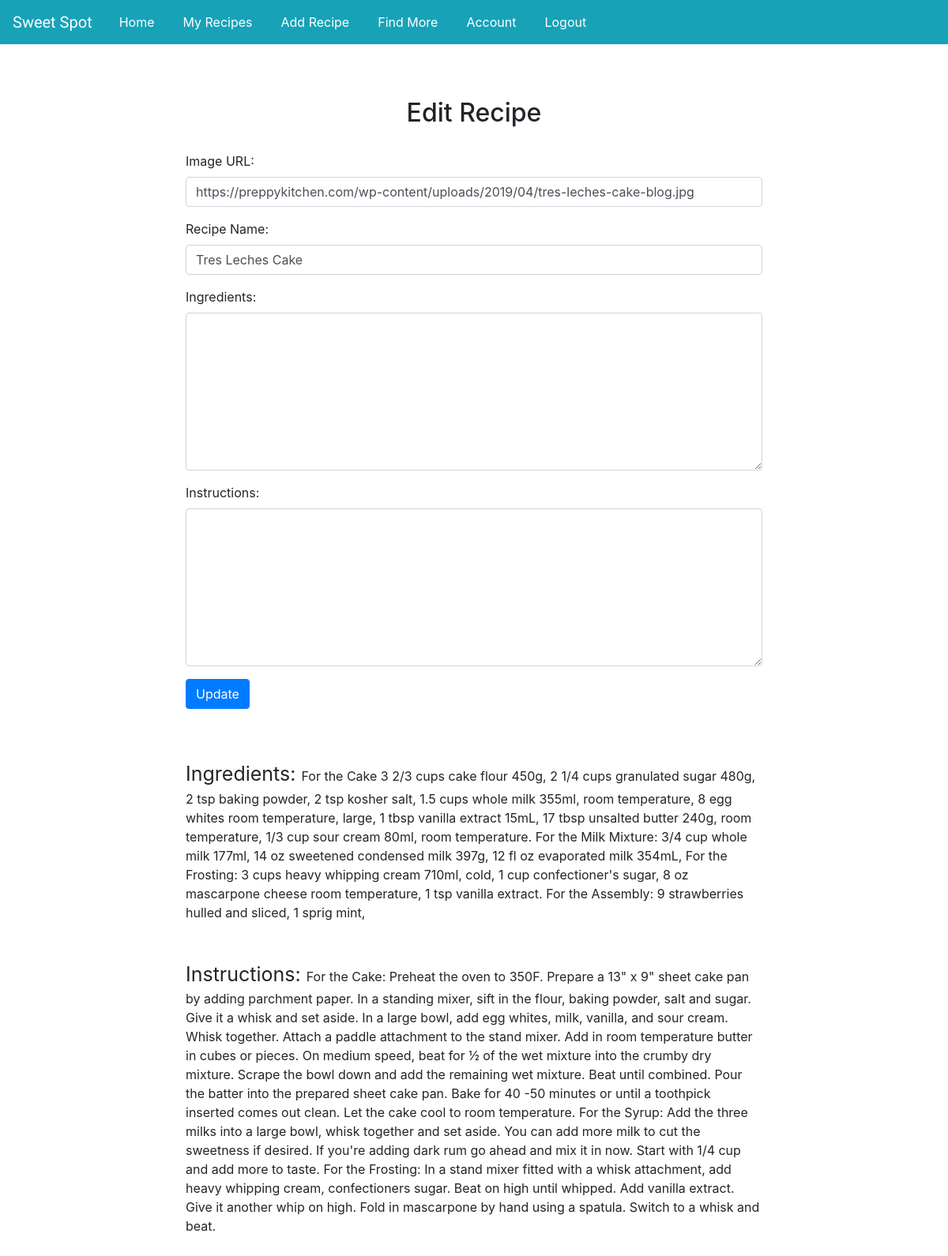
The app's page /recipe/19/edit (signed in) with its own data.
### sweet_spot_app/models.py (models this page shows)
class Recipe(models.Model):
    title = models.CharField(max_length=255)
    ingredients = models.TextField()
    instructions = models.TextField()
    recipe_img = models.TextField()
    poster = models.ForeignKey(User, related_name="user_recipes", on_delete=models.CASCADE)
    likes = models.ManyToManyField(User, related_name='liked_posts')
    created_at = models.DateTimeField(auto_now_add=True)
    updated_at = models.DateTimeField(auto_now=True)
    objects = RecipeManager()

### sweet_spot_app/views.py (the view)
# urls.py: path('recipe/<int:recipe_id>/edit', views.edit_recipe),
def edit_recipe(request, recipe_id):
    context = {
        'user_recipe': Recipe.objects.get(id=recipe_id),
        'user': User.objects.get(id=request.session['user_id'])
    }
    return render(request, 'edit_recipe.html', context)

### sweet_spot_app/templates/edit_recipe.html (shortened to what this page needs)
<!DOCTYPE html>
<html lang="en">
    {% include 'partials/head.html' %}
<body>
    {% include 'partials/navbar.html' %}
    <div class="container">
        <div class="row d-flex justify-content-center my-5">
            <div class="col-sm-12 col-md-8">
                <h2>Edit Recipe</h2>
                <form action="/recipe/{{user_recipe.id}}/update" method="POST">
                    <div class="form-group">
                        <label for="recipe_img">Image URL:</label>
                        <input type="recipe_img" class="form-control" name="recipe_img" placeholder="Image URL" value="{{user_recipe.recipe_img}}">
                    </div>
                    <div class="form-group">
                        <label for="title">Recipe Name:</label>
                        <input class="form-control" type="text" name="title" value="{{user_recipe.title}}">
                    </div>
                    <div class="form-group">
                        <label for="ingredients">Ingredients:</label>
                        <textarea class="form-control" type="text" name="ingredients" value="{{user_recipe.title}}"></textarea>
                    </div>
                    <div class="form-group">
                        <label for="instructions">Instructions:</label>
                        <textarea class="form-control" type="text" name="instructions" value="{{user_recipe.instructions}}"></textarea>
                    </div>
                    <button type="submit" class="btn btn-primary">Update</button>
                </form>
            </div>
        </div>
        <div class="row d-flex justify-content center">
            <div class="recipe-name col-sm-12 col-md-8 my-3 mx-auto">
                <p><span class="recipe-labels">Ingredients: </span>{{user_recipe.ingredients}}</p>
            </div>
            <div class="recipe-name col-sm-12 col-md-8 my-3 mx-auto">
                <p><span class="recipe-labels">Instructions: </span>{{user_recipe.instructions}}</p>
            </div>
        </div>
    </div>
</body>
</html>

### sweet_spot_app/static/styles.css (style rules this page uses)
* { margin: 0px; padding: 0px; }
h2 { text-align: center; margin-bottom: 30px; margin-top: 20px; }
.recipe-labels { font-size: 25px; }
textarea { height: 200px; }

### records on screen
Recipe: recipe_img "https://preppykitchen.com/wp-content/uploads/2019/04/tres-leches-cake-blog.jpg", title "Tres Leches Cake", ingredients "For the Cake 3 2/3 cups cake flour 450g, 2 1/4 cups granulated sugar 480g, 2 tsp baking powder, 2 tsp kosher salt, 1.5 cups whole milk 355ml, room temperature, 8 egg whites room temperature, large, 1 tbsp vanilla extract 15mL, 17 tbsp unsalted butter 240g, room temperature, 1/3 cup sour cream 80ml, room temperature. For the Milk Mixture: 3/4 cup whole milk 177ml, 14 oz sweetened condensed milk 397g, 12 fl oz evaporated milk 354mL, For the Frosting: 3 cups heavy whipping cream 710ml, cold, 1 cup confectioner's sugar, 8 oz mascarpone cheese room temperature, 1 tsp vanilla extract. For the Assembly: 9 strawberries hulled and sliced, 1 sprig mint,", instructions "For the Cake: Preheat the oven to 350F. Prepare a 13\" x 9\" sheet cake pan by adding parchment paper. In a standing mixer, sift in the flour, baking powder, salt and sugar. Give it a whisk and set aside. In a large bowl, add egg whites, milk, vanilla, and sour cream. Whisk together. Attach a paddle attachment to the stand mixer. Add in room temperature butter in cubes or pieces. On medium speed, beat for ½ of the wet mixture into the crumby dry mixture. Scrape the bowl down and add the remaining wet mixture. Beat until combined. Pour the batter into the prepared sheet cake pan. Bake for 40 -50 minutes or until a toothpick inserted comes out clean. Let the cake cool to room temperature. For…"
